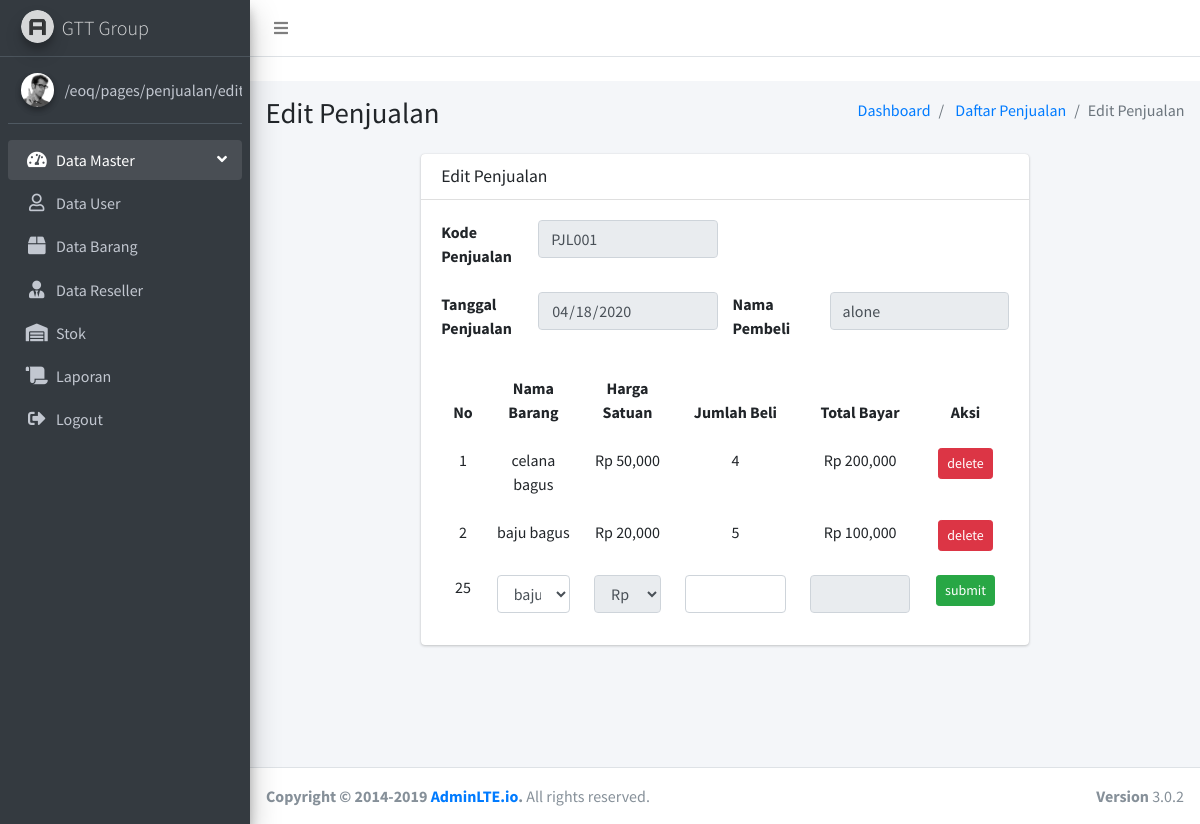
Page /pages/penjualan/edit.php?id=25 on the committed database.
### tables this page shows
CREATE TABLE `penjualan` (
  `id` int(11) NOT NULL,
  `pembeli` varchar(20) NOT NULL,
  `code` varchar(10) NOT NULL,
  `total` int(11) NOT NULL,
  `created_at` timestamp NOT NULL DEFAULT current_timestamp(),
  `updated_at` timestamp NOT NULL DEFAULT current_timestamp() ON UPDATE current_timestamp()
);

CREATE TABLE `pivot` (
  `id` int(11) NOT NULL,
  `penjualan_id` int(11) NOT NULL,
  `barang_id` int(11) NOT NULL,
  `total` int(11) NOT NULL,
  `created_at` timestamp NOT NULL DEFAULT current_timestamp(),
  `updated_at` timestamp NOT NULL DEFAULT current_timestamp() ON UPDATE current_timestamp()
);

CREATE TABLE `barang` (
  `id` int(11) NOT NULL,
  `code` varchar(10) NOT NULL COMMENT 'ITM001\r\nITM002',
  `name` varchar(20) NOT NULL,
  `harga` int(11) UNSIGNED NOT NULL,
  `total` int(10) UNSIGNED NOT NULL COMMENT 'total akan berubah sesuai dengan transaksi yang dilakukan',
  `description` tinytext NOT NULL,
  `created_at` timestamp NOT NULL DEFAULT current_timestamp(),
  `updated_at` timestamp NOT NULL DEFAULT current_timestamp() ON UPDATE current_timestamp()
);

### pages/penjualan/edit.php (the view, shortened to what this page needs)
<?php
  include('../../Connect.php');
  $id = $_GET['id'];
  $query = "SELECT penjualan.id AS id, penjualan.pembeli AS name, penjualan.code AS code, penjualan.created_at AS tanggal FROM pivot INNER JOIN penjualan ON penjualan.id='$id'";
  $result = $conn->query($query);
  while ($data = $result->fetch_assoc()) {
    $id = $data['id'];
    $code = $data['code'];
    $tanggal = $data['tanggal'];
    $pembeli = $data['name'];
  }
  $query = "SELECT
      pivot.id AS id,
      barang.name AS barang,
      barang.code AS code,
      barang.harga AS harga,
      pivot.total AS jumlah,
      pivot.penjualan_id AS penjualan,
      pivot.total*barang.harga AS bayar
    FROM pivot
    INNER JOIN barang ON pivot.barang_id=barang.id";
  $penjualans = $conn->query($query);
  $items = $conn->query("SELECT * FROM barang ORDER BY created_at")->fetch_all();
?>
<!DOCTYPE html>
<html>
<head>
  <link rel="stylesheet" href="../../plugins/fontawesome-free/css/all.min.css">
  <link rel="stylesheet" href="https://code.ionicframework.com/ionicons/2.0.1/css/ionicons.min.css">
  <link rel="stylesheet" href="../../dist/css/adminlte.min.css">
</head>
<body class="hold-transition sidebar-mini">
<div class="wrapper">
  <nav class="main-header navbar navbar-expand navbar-white navbar-light">
    <ul class="navbar-nav">
      <li class="nav-item">
        <a class="nav-link" data-widget="pushmenu" href="#"><i class="fas fa-bars"></i></a>
      </li>
    </ul>
  </nav>
  <?= include('../sidebar/index.php') ?>
  <div class="content-wrapper">
    <section class="content-header">
      <div class="container-fluid">
        <div class="row mb-2">
          <div class="col-sm-6">
            <h1>Edit Penjualan</h1>
          </div>
          <div class="col-sm-6">
            <ol class="breadcrumb float-sm-right">
              <li class="breadcrumb-item"><a href="/index.php">Dashboard</a></li>
              <li class="breadcrumb-item">
                <a href="/pages/penjualan/index.php">Daftar Penjualan</a>
              </li>
              <li class="breadcrumb-item active">Edit Penjualan</li>
            </ol>
          </div>
        </div>
      </div>
    </section>
    <section class="content">
      <div class="container-fluid">
        <div class="row">
          <div class="col-md-8 mx-auto">
            <div class="card">
              <div class="card-header">
                <h3 class="card-title">Edit Penjualan</h3>
              </div>
              <div class="card-body">
                <div class="row align-items-end">
                  <div class="col">
                    <div class="form-group row">
                      <label class="form-label col-sm-4" for="">Kode Penjualan</label>
                      <div class="col-sm-8">
                        <input class="form-control" type="text" value="<?php echo $code ?>" disabled>
                      </div>
                    </div>
                    <div class="form-group row">
                      <label class="form-label col-sm-4" for="">Tanggal Penjualan</label>
                      <div class="col-sm-8">
                        <input type="date" name="tanggal" class="form-control" value=<?php echo $tanggal ?> disabled>
                      </div>
                    </div>
                  </div>
                  <div class="col">
                    <div class="form-group row">
                      <label class="form-label col-sm-4" for="">Nama Pembeli</label>
                      <div class="col-sm-8">
                        <input type="text" name="supplier" class="form-control" value="<?php echo $pembeli ?>" disabled>
                      </div>
                    </div>
                  </div>
                </div>
                <table class="table table-hover table-borderless text-center">
                  <thead>
                    <tr>
                      <th>No</th>
                      <th>Nama Barang</th>
                      <th>Harga Satuan</th>
                      <th>Jumlah Beli</th>
                      <th>Total Bayar</th>
                      <th>Aksi</th>
                    </tr>
                  </thead>
                  <tbody>
                  <?php
                  $i = 1;
                  while ($beli = $penjualans->fetch_array()) {
                    $btnDelete = "<form class='d-inline mx-1' action='/eoq/backend/penjualan/deleteItem.php?id=".$beli['penjualan']."&pivot=".$beli['id']."' method='post'>
                      <button type='submit' class='btn btn-danger btn-sm'>
                      delete
                      </button>
                    </form>";
                    echo "<tr>";
                      echo "<td>$i</td>";
                      echo "<td>".$beli['barang']."</td>";
                      echo "<td>Rp ".number_format($beli['harga'],0)."</td>";
                      echo "<td>".$beli['jumlah']."</td>";
                      echo "<td>Rp ".number_format($beli['bayar'], 0)."</td>";
                      echo "<td>".$btnDelete."</td>";
                    echo "</tr>";
                    $i++;
                  }
                  ?>
                    <form action="/eoq/backend/penjualan/updatePenjualan.php?id=<?= $id ?>" method="post">
                      <tr>
                        <td><?php echo $id ?></td>
                        <td>
                          <select id="barang" class="form-control" name="barang">
                          <?php
                          foreach ($items as $item) {
                            $id = $item[0];
                            $name = $item[2];
                            echo "<option value='$id'>$name</option>";
                          }
                          ?>
                          </select>
                        </td>
                        <td>
                          <select id="price" class="form-control" disabled>
                          <?php
                          foreach ($items as $item) {
                            $id = $item[0];
                            $price = $item[3];
                            $harga = "Rp ".number_format($item[3], 0);
                            echo "<option value='$id' price='$price'>$harga</option>";
                          }
                          ?>
                          </select>
                        </td>
                        <td>
                          <input id="amount" name="amount" class="form-control" type="number">
                        </td>
                        <td colspan="1">
                          <input id="total" name="total" class="form-control" type="text" disabled>
                        </td>
                        <td>
                          <button class="btn btn-sm btn-success" type="submit" name="update">
                            submit
                          </button>
                        </td>
                      </tr>
                    </form>
                  </tbody>
                </table>
              </div>
            </div>
          </div>
        </div>
      </div>
    </section>
  </div>
  <footer class="main-footer">
    <div class="float-right d-none d-sm-block">
      <b>Version</b> 3.0.2
    </div>
    <strong>Copyright &copy; 2014-2019 <a href="http://adminlte.io">AdminLTE.io</a>.</strong> All rights
    reserved.
  </footer>
</div>
</body>
</html>

### rows in the picture
penjualan: code "PJL001", supplier "alone", id "25"
pivot: barang.name "celana bagus", barang.harga "50,000", total "4", bayar "200,000"
pivot: barang.name "baju bagus", barang.harga "20,000", total "5", bayar "100,000"

### other values in the picture
form field barang "baju bagus"
form field value "Rp 20,000"
